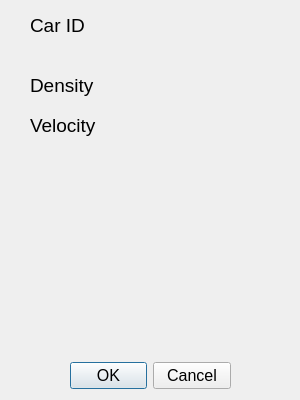
<?xml version="1.0" encoding="UTF-8"?>
<ui version="4.0">
 <class>CarProperty</class>
 <widget class="QDialog" name="CarProperty">
  <property name="geometry">
   <rect>
    <x>0</x>
    <y>0</y>
    <width>300</width>
    <height>400</height>
   </rect>
  </property>
  <property name="windowTitle">
   <string>Dialog</string>
  </property>
  <widget class="QDialogButtonBox" name="buttonBox">
   <property name="geometry">
    <rect>
     <x>70</x>
     <y>360</y>
     <width>161</width>
     <height>32</height>
    </rect>
   </property>
   <property name="font">
    <font>
     <pointsize>12</pointsize>
    </font>
   </property>
   <property name="orientation">
    <enum>Qt::Horizontal</enum>
   </property>
   <property name="standardButtons">
    <set>QDialogButtonBox::Cancel|QDialogButtonBox::Ok</set>
   </property>
  </widget>
  <widget class="QLabel" name="label_Car_ID">
   <property name="geometry">
    <rect>
     <x>30</x>
     <y>10</y>
     <width>261</width>
     <height>31</height>
    </rect>
   </property>
   <property name="font">
    <font>
     <pointsize>14</pointsize>
    </font>
   </property>
   <property name="text">
    <string>Car ID</string>
   </property>
  </widget>
  <widget class="QLabel" name="label_Density">
   <property name="geometry">
    <rect>
     <x>30</x>
     <y>70</y>
     <width>261</width>
     <height>31</height>
    </rect>
   </property>
   <property name="font">
    <font>
     <pointsize>14</pointsize>
    </font>
   </property>
   <property name="text">
    <string>Density</string>
   </property>
  </widget>
  <widget class="QLabel" name="label_Velocity">
   <property name="geometry">
    <rect>
     <x>30</x>
     <y>110</y>
     <width>261</width>
     <height>31</height>
    </rect>
   </property>
   <property name="font">
    <font>
     <pointsize>14</pointsize>
    </font>
   </property>
   <property name="text">
    <string>Velocity</string>
   </property>
  </widget>
 </widget>
 <resources/>
 <connections>
  <connection>
   <sender>buttonBox</sender>
   <signal>accepted()</signal>
   <receiver>CarProperty</receiver>
   <slot>accept()</slot>
   <hints>
    <hint type="sourcelabel">
     <x>248</x>
     <y>254</y>
    </hint>
    <hint type="destinationlabel">
     <x>157</x>
     <y>274</y>
    </hint>
   </hints>
  </connection>
  <connection>
   <sender>buttonBox</sender>
   <signal>rejected()</signal>
   <receiver>CarProperty</receiver>
   <slot>reject()</slot>
   <hints>
    <hint type="sourcelabel">
     <x>316</x>
     <y>260</y>
    </hint>
    <hint type="destinationlabel">
     <x>286</x>
     <y>274</y>
    </hint>
   </hints>
  </connection>
 </connections>
</ui>
